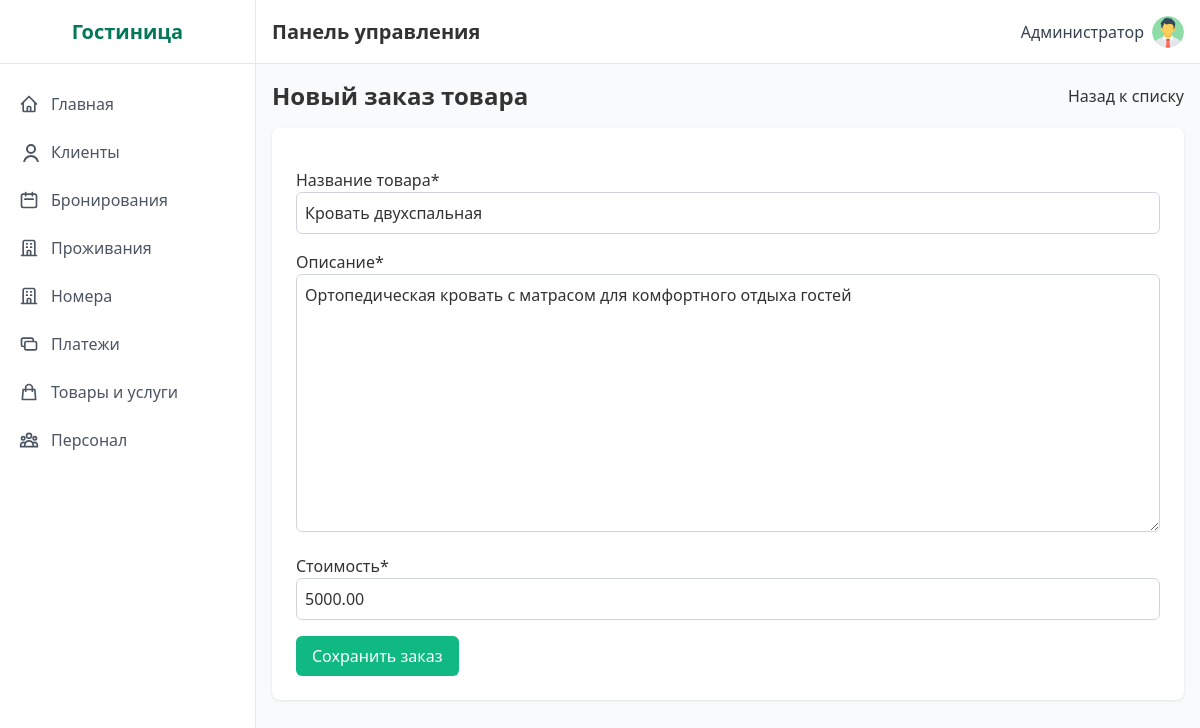
The app's page /products/2/edit/ (signed in) with its own data.
### hotel/models.py (models this page shows, shortened)
class Product(models.Model):
    name = models.CharField('Название товара', max_length=100)
    description = models.TextField('Описание')
    price = models.DecimalField('Стоимость', max_digits=10, decimal_places=2)
    class Meta:
        verbose_name = 'Товар'
        verbose_name_plural = 'Товары'

### hotel/views.py (the view)
# urls.py: path('products/<int:pk>/edit/', views.ProductUpdateView.as_view(), name='product_edit'),
class ProductUpdateView(ProtectedView, UpdateView):
    model = Product
    fields = ['name', 'description', 'price']
    template_name = 'hotel/product_form.html'
    success_url = reverse_lazy('product_list')

### templates/hotel/product_form.html (shortened to what this page needs)
{% extends 'base.html' %}
{% load crispy_forms_tags %}
{% block content %}
<div class="mb-8">
  <div class="flex justify-between items-center mb-4">
    <h2 class="text-2xl font-semibold">Новый заказ товара</h2>
    <a href="{% url 'inventory_orders' %}" class="btn-secondary">Назад к списку</a>
  </div>
  <div class="bg-white rounded-lg shadow p-6">
    <form method="post" class="space-y-4">
      {{ form|crispy }}
      <button type="submit" class="btn-primary">Сохранить заказ</button>
    </form>
  </div>
</div>
{% endblock %}

### templates/base.html (shortened to what this page needs)
{% load static %}
<!DOCTYPE html>
<html lang="ru">
<head>
  <link href="https://cdnjs.cloudflare.com/ajax/libs/tailwindcss/2.2.19/tailwind.min.css" rel="stylesheet">
  <link href="{% static 'css/style.css' %}" rel="stylesheet">
</head>
<body class="flex h-screen bg-gray-50">
  {% if request.user.is_authenticated %}
<div class="sidebar w-64 flex-shrink-0 hidden md:block" id="sidebar">
  <div class="sidebar-brand flex items-center justify-center h-16 border-b border-gray-200">
    <h2 class="text-xl font-semibold text-green-700">Гостиница</h2>
  </div>
  <div class="py-4">
    <a href="{% url 'dashboard' %}"
       class="sidebar-link {% if request.resolver_match.url_name == 'dashboard' %}active{% endif %}">
      <span class="flex items-center">
        <svg class="w-5 h-5 mr-3" fill="none" stroke="currentColor" viewBox="0 0 24 24">
          <path stroke-linecap="round" stroke-linejoin="round" stroke-width="2"
                d="M3 12l2-2m0 0l7-7 7 7M5 10v10a1 1 0 001 1h3m10-11l2 2m-2-2v10a1 1 0
                   01-1 1h-3m-6 0a1 1 0 001-1v-4a1 1 0 011-1h2a1 1 0 011 1v4a1 1 0
                   001 1m-6 0h6"/>
        </svg>
        Главная
      </span>
    </a>
    <a href="{% url 'client_list' %}"
       class="sidebar-link {% if request.resolver_match.url_name == 'client_list' %}active{% endif %}">
      <span class="flex items-center">
        <svg class="w-5 h-5 mr-3" fill="none" stroke="currentColor" viewBox="0 0 24 24 desalination">
          <path stroke-linecap="round" stroke-linejoin="round" stroke-width="2"
                d="M16 7a4 4 0 11-8 0 4 4 0 018 0zM12 14a7 7 0
                   00-7 7h14a7 7 0 00-7-7z"/>
        </svg>
        Клиенты
      </span>
    </a>
    <a href="{% url 'booking_list' %}"
       class="sidebar-link {% if request.resolver_match.url_name == 'booking_list' %}active{% endif %}">
      <span class="flex items-center">
        <svg class="w-5 h-5 mr-3" fill="none" stroke="currentColor" viewBox="0 0 24 24">
          <path stroke-linecap="round" stroke-linejoin="round" stroke-width="2"
                d="M8 7V3m8 4V3m-9 8h10M5 21h14a2
                   2 0 002-2V7a2 2 0 00-2-2H5a2 2 0
                   00-2 2v12a2 2 0 002 2z"/>
        </svg>
        Бронирования
      </span>
    </a>
    <a href="{% url 'accommodation_list' %}"
       class="sidebar-link {% if request.resolver_match.url_name == 'accommodation_list' %}active{% endif %}">
      <span class="flex items-center">
        <svg class="w-5 h-5 mr-3" fill="none" stroke="currentColor" viewBox="0 0 24 24">
          <path stroke-linecap="round" stroke-linejoin="round" stroke-width="2"
                d="M19 21V5a2 2 0 00-2-2H7a2 2 0
                   00-2 2v16m14 0h2m-2 0h-5m-9 0H3m2
                   0h5M9 7h1m-1 4h1m4-4h1m-1
                   4h1m-5 10v-5a1 1 0 011-1h2a1
                   1 0 011 1v5m-4 0h4"/>
        </svg>
        Проживания
      </span>
    </a>
    <a href="{% url 'room_list' %}"
       class="sidebar-link {% if request.resolver_match.url_name == 'room_list' %}active{% endif %}">
      <span class="flex items-center">
        <svg class="w-5 h-5 mr-3" fill="none" stroke="currentColor" viewBox="0 0 24 24">
          <path stroke-linecap="round" stroke-linejoin="round" stroke-width="2"
                d="M19 21V5a2 2 0 00-2-2H7a2 2 0
                   00-2 2v16m14 0h2m-2 0h-5m-9 0H3m2
                   0h5M9 7h1m-1 4h1m4-4h1m-1
                   4h1m-5 10v-5a1 1 0 011-1h2a1
                   1 0 011 1v5m-4 0h4"/>
        </svg>
        Номера
      </span>
    </a>
    <a href="{% url 'payment_list' %}"
       class="sidebar-link {% if request.resolver_match.url_name == 'payment_list' %}active{% endif %}">
      <span class="flex items-center">
        <svg class="w-5 h-5 mr-3" fill="none" stroke="currentColor" viewBox="0 0 24 24">
          <path stroke-linecap="round" stroke-linejoin="round" stroke-width="2"
                d="M17 9V7a2 2 0 00-2-2H5a2
                   2 0 00-2 2v6a2 2 0 002 2h2m2
                   4h10a2 2 0 002-2v-6a2 2 0
                   00-2-2H9a2 2 0 00-2 2v6a2
                   2 0 002 2z"/>
        </svg>
        Платежи
      </span>
    </a>
    <a href="{% url 'inventory_orders' %}"
       class="sidebar-link {% if request.resolver_match.url_name == 'inventory_orders' %}active{% endif %}">
      <span class="flex items-center">
        <svg class="w-5 h-5 mr-3" fill="none" stroke="currentColor" viewBox="0 0 24 24">
          <path stroke-linecap="round" stroke-linejoin="round" stroke-width="2"
                d="M16 11V7a4 4 0 00-8 0v4M5
                   9h14l1 12H4L5 9z"/>
        </svg>
        Товары и услуги
      </span>
    </a>
    <a href="{% url 'employee_list' %}"
       class="sidebar-link {% if request.resolver_match.url_name == 'employee_list' %}active{% endif %}">
      <span class="flex items-center">
        Персонал
      </span>
    </a>
  </div>
</div>
{% endif %}
    <div class="flex-1 flex flex-col overflow-hidden">
        <header class="header flex items-center justify-between h-16 px-4 border-b border-gray-200">
            <div class="flex items-center">
                <h1 class="text-xl font-semibold">Панель управления</h1>
            </div>
            <div class="flex items-center space-x-4">
{% if request.user.is_authenticated %}
<div class="relative inline-block text-left">
  <button id="userMenuButton"
          class="flex items-center space-x-2 focus:outline-none">
    <span class="text-gray-700">
      {{ request.user.get_full_name|default:request.user.username }}
    </span>
    <img src="{{ request.user.profile.avatar_url|default:'/static/images/default-avatar.png' }}"
         alt="Аватар"
         class="w-8 h-8 rounded-full object-cover">
  </button>
</div>
{% endif %}
</div>
        </header>
        <main class="flex-1 overflow-y-auto p-4 bg-gray-50">
            {% block content %}{% endblock %}
        </main>
    </div>
</body>
</html>

### static/css/style.css (style rules this page uses)
:root { --primary-green: #10b981; --dark-green: #047857; --light-green: #a7f3d0; --bg-green: #ecfdf5; --border-gray: #e5e7eb; }
body { font-family: 'Segoe UI', Tahoma, Geneva, Verdana, sans-serif; background-color: var(--bg-green); color: #333; }
.sidebar { background-color: white; border-right: 1px solid var(--border-gray); }
.sidebar > div:first-child { border-bottom: 1px solid var(--border-gray); }
.sidebar-link { display: block; padding: 0.75rem 1rem; color: #4b5563; border-left: 3px solid transparent; transition: background-color .2s, border-color .2s; }
.sidebar .sidebar-brand { width: 100%; border-bottom: 1px solid var(--border-gray); }
.header { background-color: white; border-bottom: 1px solid var(--border-gray); box-shadow: 0 1px 3px rgba(0,0,0,0.05); }
.btn-primary { background-color: var(--primary-green); color: white; padding: 0.5rem 1rem; border-radius: 0.375rem; font-weight: 500; transition: background-color .2s; display: inline-block; text-decoration: none; }
input[type="text"], input[type="email"], input[type="date"], input[type="number"], select, textarea { border: 1px solid #d1d5db; border-radius: 0.375rem; padding: 0.5rem; width: 100%; font-size: 1rem; transition: border-color .2s; }
.mb-4 { margin-bottom: 1rem !important; }
.shadow { box-shadow: 0 1px 3px rgba(0,0,0,0.1) !important; }
.p-6 { padding: 1.5rem !important; }

### records on screen
Product: name "Кровать двухспальная", description "Ортопедическая кровать с матрасом для комфортного отдыха гостей", price "5000.00"

### other values on screen
{{ request.user.get_full_name|default:request.user.username }} "Администратор"
